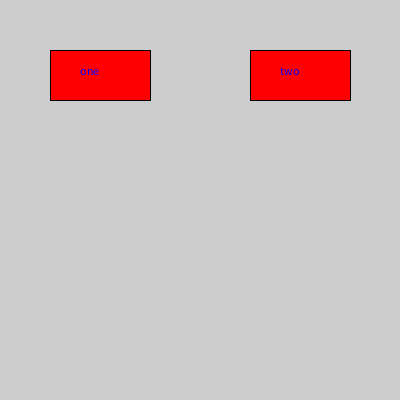
Frame 1 (no input)
Frame 60 (the mouse pressed at the canvas centre just before this capture): identical to frame 1, image omitted
Frame 120 (the mouse held since frame 60 and released just before this capture): identical to frame 1, image omitted

The Processing sketch that drew this single still picture (run headless with seeded random() and noise(); from frame 60 on, the mouse is pressed at the canvas centre):

// Processing sketch: buttons
// ── buttons.pde
String labelOne = "one";
String labelTwo = "two";
int rectOneX = 50;
int rectOneY = 50;
int rectOneWidth = 100;
int rectOneHeight = 50;
int rectTwoX = 250;
int rectTwoY = 50;
int rectTwoWidth = 100;
int rectTwoHeight = 50;

void setup(){
  size(400,400);
}

void draw(){
  int boxClicked = 0;
  fill(255,0,0);
  rect(rectOneX,rectOneY,rectOneWidth,rectOneHeight);
  rect(rectTwoX,rectTwoY,rectTwoWidth,rectTwoHeight);
  fill(0,0,255);
  text(labelOne,rectOneX+30,rectOneY+25);
  text(labelTwo,rectTwoX+30,rectOneY+25); //<>//
  
  if (mousePressed){
    boxClicked = determineBox();
    if (boxClicked == 1){
      println("Box one was clicked");
    }
    else if (boxClicked == 2){
      println("Box two was clicked");
    }
      
  }
   
}

int determineBox(){
  if (mouseX >= rectOneX && mouseX <= rectOneX + rectOneWidth && mouseY >= rectOneY && mouseY <= rectOneY + rectOneHeight){
    return 1;
  }
  if (mouseX >= rectTwoX && mouseX <= rectTwoX + rectTwoWidth && mouseY >= rectTwoY && mouseY <= rectTwoY + rectTwoHeight){
    return 2;
  }
  return 0;
}
